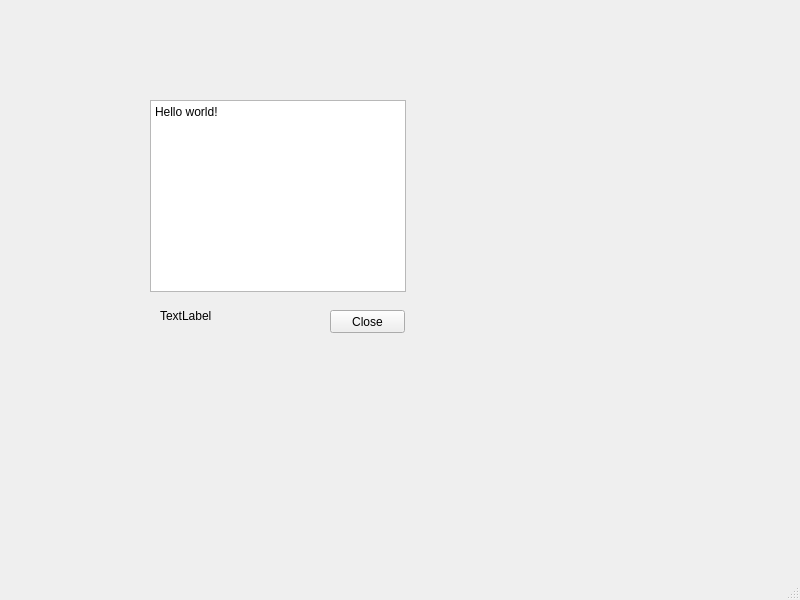
<?xml version="1.0" encoding="UTF-8"?>
<ui version="4.0">
 <class>MainWindow</class>
 <widget class="QMainWindow" name="MainWindow">
  <property name="geometry">
   <rect>
    <x>0</x>
    <y>0</y>
    <width>800</width>
    <height>600</height>
   </rect>
  </property>
  <property name="windowTitle">
   <string>MainWindow</string>
  </property>
  <widget class="QWidget" name="centralwidget">
   <widget class="QTextBrowser" name="textBrowser">
    <property name="geometry">
     <rect>
      <x>150</x>
      <y>100</y>
      <width>256</width>
      <height>192</height>
     </rect>
    </property>
    <property name="html">
     <string>&lt;!DOCTYPE HTML PUBLIC &quot;-//W3C//DTD HTML 4.0//EN&quot; &quot;http://www.w3.org/TR/REC-html40/strict.dtd&quot;&gt;
&lt;html&gt;&lt;head&gt;&lt;meta name=&quot;qrichtext&quot; content=&quot;1&quot; /&gt;&lt;style type=&quot;text/css&quot;&gt;
p, li { white-space: pre-wrap; }
&lt;/style&gt;&lt;/head&gt;&lt;body style=&quot; font-family:'SimSun'; font-size:9pt; font-weight:400; font-style:normal;&quot;&gt;
&lt;p style=&quot; margin-top:0px; margin-bottom:0px; margin-left:0px; margin-right:0px; -qt-block-indent:0; text-indent:0px;&quot;&gt;Hello world!&lt;/p&gt;&lt;/body&gt;&lt;/html&gt;</string>
    </property>
   </widget>
   <widget class="QPushButton" name="pushButton">
    <property name="geometry">
     <rect>
      <x>330</x>
      <y>310</y>
      <width>75</width>
      <height>23</height>
     </rect>
    </property>
    <property name="text">
     <string>Close</string>
    </property>
   </widget>
   <widget class="QLabel" name="label">
    <property name="geometry">
     <rect>
      <x>160</x>
      <y>310</y>
      <width>54</width>
      <height>12</height>
     </rect>
    </property>
    <property name="text">
     <string>TextLabel</string>
    </property>
   </widget>
  </widget>
  <widget class="QMenuBar" name="menubar">
   <property name="geometry">
    <rect>
     <x>0</x>
     <y>0</y>
     <width>800</width>
     <height>23</height>
    </rect>
   </property>
  </widget>
  <widget class="QStatusBar" name="statusbar"/>
 </widget>
 <resources/>
 <connections/>
</ui>
